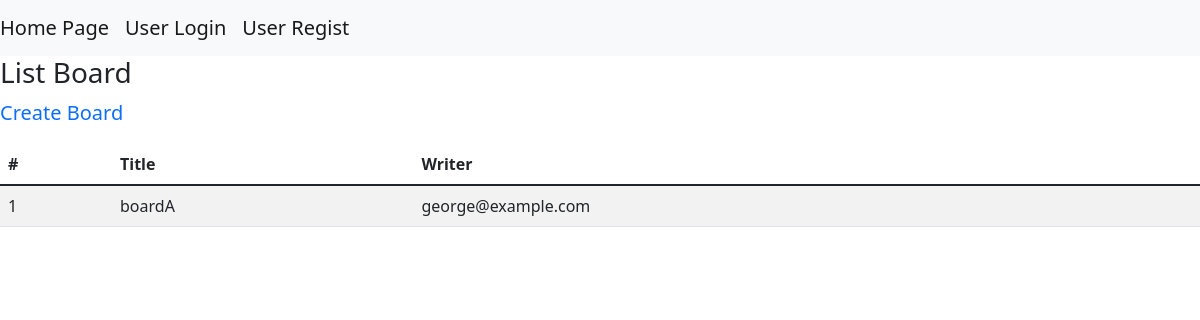
Page /boards/list_themes on the earlier database version.
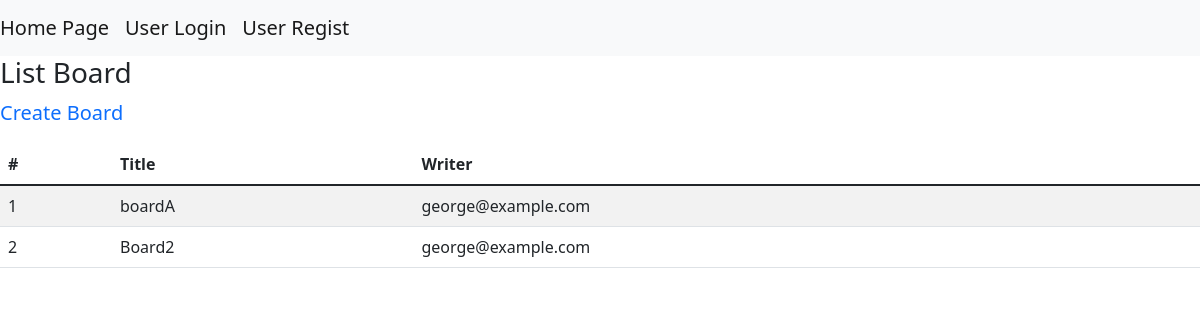
Same page on the later database version.
### boards/models.py (models this page shows)
class Themes(models.Model):
    title = models.CharField(max_length=255)
    user = models.ForeignKey(
        "accounts.Users", on_delete=models.CASCADE
    )
    objects = ThemesManager()
    class Meta:
        db_table = "themes"

### accounts/models.py (models this page shows)
class Users(AbstractBaseUser, PermissionsMixin):
    username = models.CharField(max_length=255)
    age = models.PositiveIntegerField()
    email = models.EmailField(max_length=255, unique=True)
    is_active = models.BooleanField(default=False)
    is_staff = models.BooleanField(default=False)
    picture = models.FileField(null=True, upload_to='picture/')
    objects = UserManager()
    USERNAME_FIELD = "email"
    REQUIRED_FIELD = ["username"]
    class Meta:
        db_table = "users"

### boards/views.py (the view)
# urls.py: path("list_themes", views.list_themes, name="list_themes"),
def list_themes(request):
    themes = Themes.objects.fetch_all_themes()
    return render(request, "boards/list_themes.html", context={
        "themes": themes
    })

### boards/models.py (called while the page is built)
    def fetch_all_themes(self):
        return self.order_by('id').all()

### templates/boards/list_themes.html (shortened to what this page needs)
{% extends 'base.html' %}
{% block content %}
<h3>List Board</h3>
<p><a class="navbar-brand" href="{% url 'boards:create_theme' %}">Create Board</a></p>
<table class="table table-striped table-hover">
    <thead>
        <tr>
            <th>#</th>
            <th>Title</th>
            <th>Writer</th>
        </tr>
    </thead>
    <tbody>
        {% for theme in themes %}
        <tr>
            <td>{{ forloop.counter }}</td>
            <td>{{ theme.title }}</td>
            <td>{{ theme.user }}</td>
        </tr>
        {% endfor %}
    </tbody>
</table>
{% endblock content %}

Differences in the rows shown:
added Themes: title "Board2", user "george@example.com"
